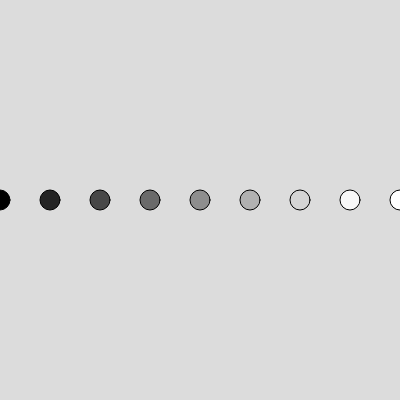
Frame 1 (no input)
Frame 60 (no input): identical to frame 1, image omitted
Frame 120 (the mouse pressed at the canvas centre since frame 60): identical to frame 1, image omitted

The p5.js sketch that drew this single still picture (run headless with seeded random() and noise() and a simulated clock; from frame 60 on, the mouse is pressed at the canvas centre):

// p5.js sketch
// ── sketch.js
function setup() {
  createCanvas(400, 400);
  background(220);
  
  for( let x = 0; x <= 400; x += 50 ){
    
    fill(x/1.41);
    circle( x, height/2, 20);

  }
  

}

function draw() {}
